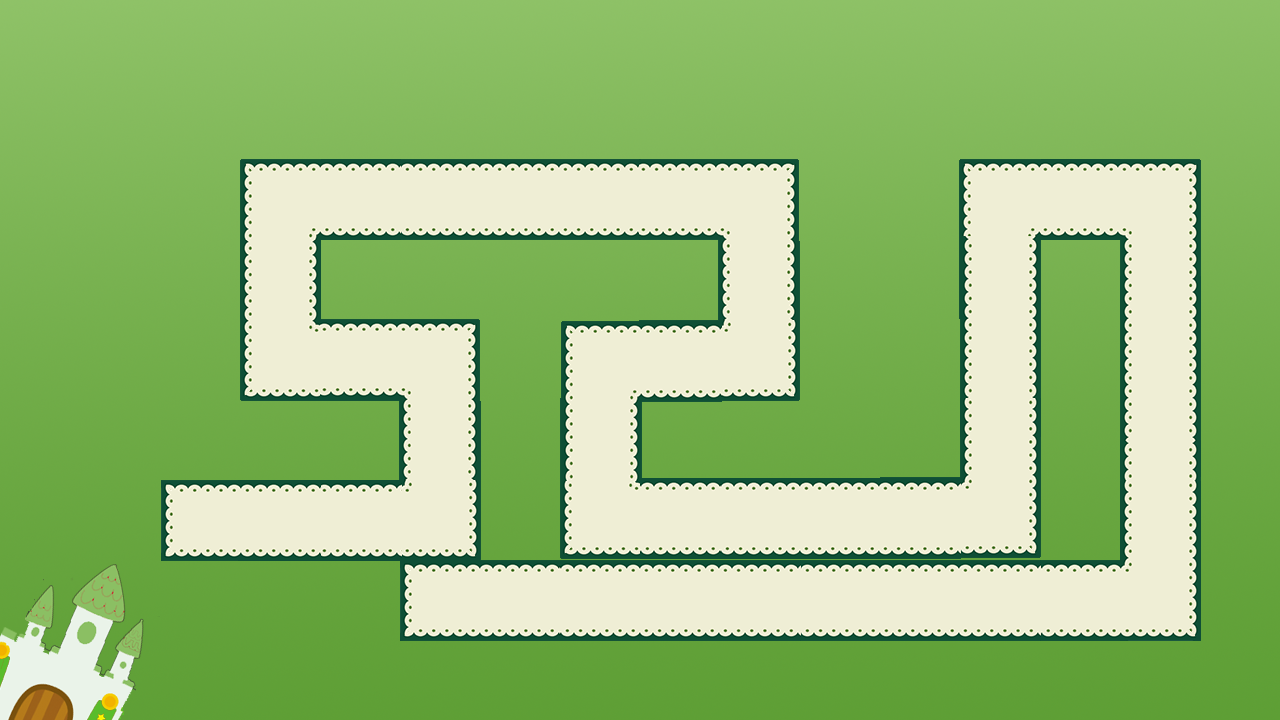

Rendered tile map (Tiled .tmx) drawn with the repository's tilesets; below, a short description and the map source with its tile grids summarised:
An orthogonal 16x9 tile map with 80x80 px tiles, 1 tile layer (块层 1) and 53 objects (enemy, baby, assistant).

<map version="1.0" orientation="orthogonal" width="16" height="9" tilewidth="80" tileheight="80">
 <tileset firstgid="1" name="6" tilewidth="80" tileheight="80">
  <image source="6.png" width="1280" height="720" />
 </tileset>
 <layer name="块层 1" width="16" height="9">
  <data>[144 cells, 144 non-empty, 144 distinct tile ids]</data>
 </layer>
 <objectgroup name="people" width="16" height="9" visible="0">
  <object name="enemy" x="160" y="480" width="80" height="80" />
  <object name="baby" x="320" y="560" width="80" height="80" />
  <object name="assistant" x="404" y="585" width="31" height="29" />
 </objectgroup>
 <objectgroup name="barrier" width="16" height="9">
  <object x="160" y="480" width="240" />
  <object x="160" y="480" height="80" />
  <object x="160" y="560" width="960" />
  <object x="240" y="400" width="160" />
  <object x="400" y="400" height="80" />
  <object x="240" y="160" height="240" />
  <object x="240" y="160" width="560" />
  <object x="320" y="240" width="400" />
  <object x="320" y="240" height="80" />
  <object x="320" y="320" width="160" />
  <object x="480" y="320" height="240" />
  <object x="560" y="320" height="240" />
  <object x="560" y="320" width="160" />
  <object x="720" y="240" height="80" />
  <object x="800" y="160" height="240" />
  <object x="640" y="400" width="160" />
  <object x="640" y="400" height="80" />
  <object x="640" y="480" width="320" />
  <object x="960" y="160" height="320" />
  <object x="1040" y="240" height="320" />
  <object x="1040" y="240" width="80" />
  <object x="1120" y="240" height="320" />
  <object x="960" y="160" width="240" />
  <object x="1200" y="160" height="480" />
  <object x="320" y="640" width="880" />
  <object x="880" y="240" width="80" height="80">
   <properties>
    <property name="type" value="2,5,6" />
   </properties>
  </object>
  <object x="880" y="320" width="80" height="80">
   <properties>
    <property name="type" value="2,5,6" />
   </properties>
  </object>
  <object x="160" y="400" width="80" height="80">
   <properties>
    <property name="type" value="2,5,6" />
   </properties>
  </object>
  <object x="160" y="320" width="80" height="80">
   <properties>
    <property name="type" value="2,5,6" />
   </properties>
  </object>
  <object x="160" y="160" width="80" height="80">
   <properties>
    <property name="type" value="2,5,6" />
   </properties>
  </object>
 </objectgroup>
 <objectgroup name="road" width="16" height="9" visible="0">
  <object x="160" y="483" width="279" height="73">
   <properties>
    <property name="direction" value="right" />
   </properties>
  </object>
  <object x="400" y="357" width="76" height="199">
   <properties>
    <property name="direction" value="up" />
   </properties>
  </object>
  <object x="280" y="323" width="197" height="75">
   <properties>
    <property name="direction" value="left" />
   </properties>
  </object>
  <object x="244" y="199" width="73" height="199">
   <properties>
    <property name="direction" value="up" />
   </properties>
  </object>
  <object x="243" y="163" width="513" height="79">
   <properties>
    <property name="direction" value="right" />
   </properties>
  </object>
  <object x="723" y="163" width="72" height="200">
   <properties>
    <property name="direction" value="down" />
   </properties>
  </object>
  <object x="599" y="321" width="195" height="75">
   <properties>
    <property name="direction" value="left" />
   </properties>
  </object>
  <object x="561" y="321" width="77" height="197">
   <properties>
    <property name="direction" value="down" />
   </properties>
  </object>
  <object x="563" y="483" width="436" height="76">
   <properties>
    <property name="direction" value="right" />
   </properties>
  </object>
  <object x="960" y="205" width="79" height="351">
   <properties>
    <property name="direction" value="up" />
   </properties>
  </object>
  <object x="960" y="161" width="199" height="76">
   <properties>
    <property name="direction" value="right" />
   </properties>
  </object>
  <object x="1120" y="165" width="79" height="436">
   <properties>
    <property name="direction" value="down" />
   </properties>
  </object>
  <object x="399" y="559" width="800" height="81">
   <properties>
    <property name="direction" value="left" />
   </properties>
  </object>
 </objectgroup>
 <objectgroup name="tower" width="16" height="9">
  <object x="240" y="400" width="80" height="80">
   <properties>
    <property name="type" value="2,5,6" />
   </properties>
  </object>
  <object x="400" y="240" width="80" height="80">
   <properties>
    <property name="type" value="2,5,6" />
   </properties>
  </object>
  <object x="480" y="400" width="80" height="80">
   <properties>
    <property name="type" value="2,5,6" />
   </properties>
  </object>
  <object x="560" y="240" width="80" height="80">
   <properties>
    <property name="type" value="2,5,6" />
   </properties>
  </object>
  <object x="720" y="400" width="80" height="80">
   <properties>
    <property name="type" value="2,5,6" />
   </properties>
  </object>
  <object x="800" y="240" width="80" height="80">
   <properties>
    <property name="type" value="2,5,6" />
   </properties>
  </object>
  <object x="1040" y="480" width="80" height="80">
   <properties>
    <property name="type" value="2,5,6" />
   </properties>
  </object>
 </objectgroup>
</map>
